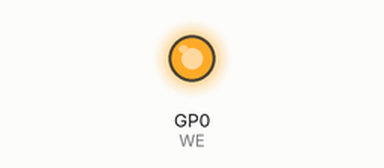
Simulated run of this program. Board: Raspberry Pi Pico running MicroPython. On the bench: output pins drawn as LEDs (lit = HIGH). Pins used as bus, display or sensor lines are not drawn. At 0.0 s the program stops and its outputs stay as they are.

Above: at 0.1 s.
Timing chart, 0 to 1.5 s (numbered marks = the images above):
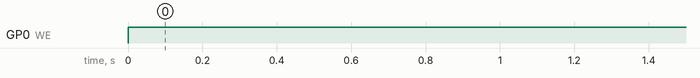

Measured:
- by itself, GP0 (WE): LOW → HIGH at 0.00 s

The program:

main.py
```python
from machine import Pin

def disable():
    WE.on()
    OE.on()
    CE.on()

WE  = Pin(0, Pin.OUT, value = 1)
OE  = Pin(5, Pin.OUT, value = 1)
CE  = Pin(7, Pin.OUT, value = 1)

disable()
```
